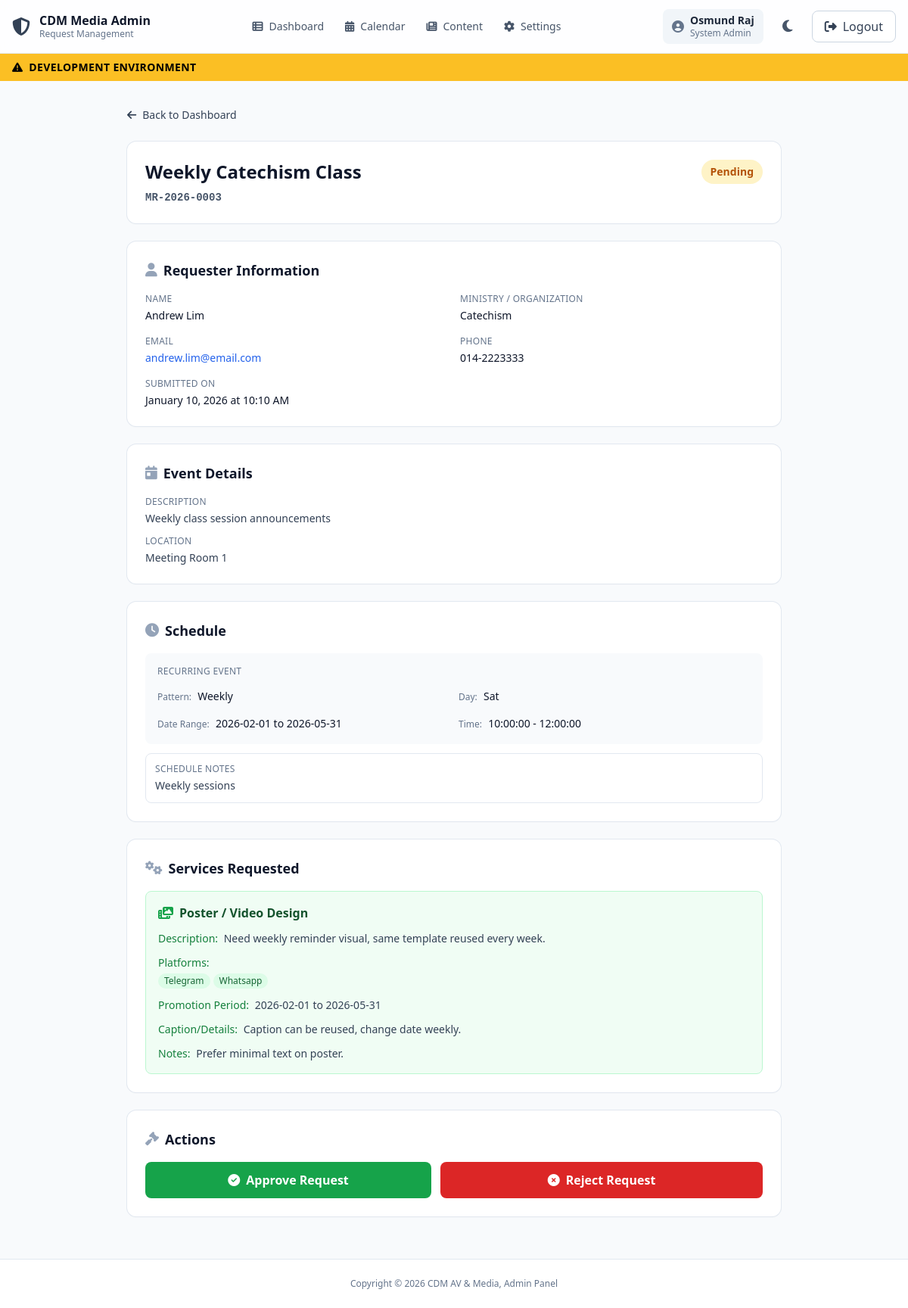
Screenshot of /apps/public-form/admin/view.php?id=3 (signed in) with the database file from the repository.
### tables this page shows
CREATE TABLE `media_requests` (
  `id` bigint unsigned NOT NULL AUTO_INCREMENT,
  `reference_no` varchar(20) NOT NULL,
  `requestor_name` varchar(150) NOT NULL,
  `ministry` varchar(150) DEFAULT NULL,
  `contact_no` varchar(50) NOT NULL,
  `email` varchar(190) NOT NULL,
  `has_required_approvals` tinyint(1) NOT NULL DEFAULT '0',
  `event_name` varchar(200) NOT NULL,
  `event_description` text,
  `event_location_note` text,
  `reference_url` text,
  `reference_note` text,
  `request_status` enum('pending','approved','rejected','in_progress','completed','cancelled') NOT NULL DEFAULT 'pending',
  `is_late` tinyint(1) NOT NULL DEFAULT '0',
  `lead_days` int DEFAULT NULL,
  `submitted_at` datetime NOT NULL DEFAULT CURRENT_TIMESTAMP,
  `created_at` datetime NOT NULL DEFAULT CURRENT_TIMESTAMP,
  `updated_at` datetime NOT NULL DEFAULT CURRENT_TIMESTAMP ON UPDATE CURRENT_TIMESTAMP,
  PRIMARY KEY (`id`),
  UNIQUE KEY `uq_requests_reference` (`reference_no`),
  KEY `idx_requests_status_date` (`request_status`,`submitted_at`),
  KEY `idx_requests_late_date` (`is_late`,`submitted_at`),
  KEY `idx_requests_email` (`email`)
);

CREATE TABLE `event_schedules` (
  `id` bigint unsigned NOT NULL AUTO_INCREMENT,
  `media_request_id` bigint unsigned NOT NULL,
  `schedule_type` enum('single','recurring','custom_list') NOT NULL,
  `start_date` date NOT NULL,
  `end_date` date DEFAULT NULL,
  `start_time` time DEFAULT NULL,
  `end_time` time DEFAULT NULL,
  `recurrence_pattern` enum('weekly','biweekly','monthly') DEFAULT NULL,
  `recurrence_days_of_week` varchar(50) DEFAULT NULL,
  `recurrence_interval` int DEFAULT NULL,
  `notes` text,
  `created_at` datetime NOT NULL DEFAULT CURRENT_TIMESTAMP,
  `updated_at` datetime NOT NULL DEFAULT CURRENT_TIMESTAMP ON UPDATE CURRENT_TIMESTAMP,
  PRIMARY KEY (`id`),
  KEY `idx_schedule_request` (`media_request_id`),
  KEY `idx_schedule_start` (`start_date`),
  CONSTRAINT `fk_event_schedules_request` FOREIGN KEY (`media_request_id`) REFERENCES `media_requests` (`id`) ON DELETE CASCADE ON UPDATE CASCADE
);

CREATE TABLE `media_details` (
  `id` bigint unsigned NOT NULL AUTO_INCREMENT,
  `media_request_id` bigint unsigned NOT NULL,
  `description` text,
  `promo_start_date` date DEFAULT NULL,
  `promo_end_date` date DEFAULT NULL,
  `caption_details` text,
  `note` text,
  `created_at` datetime NOT NULL DEFAULT CURRENT_TIMESTAMP,
  `updated_at` datetime NOT NULL DEFAULT CURRENT_TIMESTAMP ON UPDATE CURRENT_TIMESTAMP,
  PRIMARY KEY (`id`),
  UNIQUE KEY `uq_media_details_request` (`media_request_id`),
  CONSTRAINT `fk_media_details_request` FOREIGN KEY (`media_request_id`) REFERENCES `media_requests` (`id`) ON DELETE CASCADE ON UPDATE CASCADE
);

CREATE TABLE `media_platforms` (
  `id` bigint unsigned NOT NULL AUTO_INCREMENT,
  `media_request_id` bigint unsigned NOT NULL,
  `platform` enum('facebook','instagram','telegram','tiktok','youtube','whatsapp','website','other') NOT NULL,
  `platform_other_label` varchar(100) DEFAULT NULL,
  PRIMARY KEY (`id`),
  UNIQUE KEY `uq_media_platform` (`media_request_id`,`platform`),
  CONSTRAINT `fk_media_platforms_request` FOREIGN KEY (`media_request_id`) REFERENCES `media_requests` (`id`) ON DELETE CASCADE ON UPDATE CASCADE
);

### apps/public-form/admin/view.php (the view, shortened to what this page needs)
<?php
require_once __DIR__ . '/../includes/db.php';
function e(?string $s): string {
  return $s === null ? '' : htmlspecialchars($s, ENT_QUOTES, 'UTF-8');
}
$id = isset($_GET['id']) ? (int)$_GET['id'] : 0;
$stmt = $pdo->prepare("SELECT * FROM media_requests WHERE id = :id");
$stmt->execute([':id' => $id]);
$request = $stmt->fetch();
$stmt = $pdo->prepare("SELECT * FROM event_schedules WHERE media_request_id = :id");
$stmt->execute([':id' => $id]);
$schedule = $stmt->fetch();
$stmt = $pdo->prepare("SELECT type FROM request_types WHERE media_request_id = :id");
$stmt->execute([':id' => $id]);
$services = array_column($stmt->fetchAll(), 'type');
$mediaDetails = null;
$mediaPlatforms = [];
if (in_array('media', $services)) {
  $stmt = $pdo->prepare("SELECT * FROM media_details WHERE media_request_id = :id");
  $stmt->execute([':id' => $id]);
  $mediaDetails = $stmt->fetch();
  $stmt = $pdo->prepare("
    SELECT platform, platform_other_label
    FROM media_platforms
    WHERE media_request_id = :id
  ");
  $stmt->execute([':id' => $id]);
  $mediaPlatforms = $stmt->fetchAll();
}
include __DIR__ . "/partials/header.php";
?>
<main class="flex-grow mx-auto max-w-4xl px-4 py-8 w-full">
  <div class="mb-6">
    <a
      href="index.php"
      class="inline-flex items-center gap-2 text-sm font-medium text-slate-700 dark:text-slate-300 hover:text-slate-900 dark:hover:text-slate-100"
    >
      <i class="fa-solid fa-arrow-left"></i>
      Back to Dashboard
    </a>
  </div>
  <div class="mb-6 rounded-xl bg-white dark:bg-slate-800 p-6 shadow-sm ring-1 ring-slate-200 dark:ring-slate-700">
    <div class="flex flex-col sm:flex-row sm:items-start sm:justify-between gap-4">
      <div>
        <h1 class="text-2xl font-bold text-slate-900 dark:text-slate-50"><?php echo e($request['event_name']); ?></h1>
        <div class="mt-2 flex flex-wrap items-center gap-2">
          <span class="font-mono text-sm font-semibold text-slate-600 dark:text-slate-400">
            <?php echo e($request['reference_no']); ?>
          </span>
        </div>
      </div>
      <div class="flex items-center gap-3">
        <?php
        $statusColors = [
          'pending' => 'bg-amber-100 dark:bg-amber-900/30 text-amber-700 dark:text-amber-400',
          'approved' => 'bg-green-100 dark:bg-green-900/30 text-green-700 dark:text-green-400',
          'rejected' => 'bg-red-100 dark:bg-red-900/30 text-red-700 dark:text-red-400'
        ];
        $statusColor = $statusColors[$request['request_status']] ?? 'bg-slate-100 dark:bg-slate-700 text-slate-700 dark:text-slate-300';
        ?>
        <span class="inline-flex items-center rounded-full px-3 py-1.5 text-sm font-semibold <?php echo $statusColor; ?>">
          <?php echo ucfirst($request['request_status']); ?>
        </span>
      </div>
    </div>
  </div>
  <div class="mb-6 rounded-xl bg-white dark:bg-slate-800 p-6 shadow-sm ring-1 ring-slate-200 dark:ring-slate-700">
    <h2 class="mb-4 flex items-center gap-2 text-lg font-bold text-slate-900 dark:text-slate-50">
      <i class="fa-solid fa-user text-slate-400 dark:text-slate-500"></i>
      Requester Information
    </h2>
    <div class="grid gap-4 sm:grid-cols-2">
      <div>
        <div class="text-xs font-medium uppercase tracking-wide text-slate-500 dark:text-slate-400">Name</div>
        <div class="mt-1 text-sm font-medium text-slate-900 dark:text-slate-100"><?php echo e($request['requestor_name']); ?></div>
      </div>
      <div>
        <div class="text-xs font-medium uppercase tracking-wide text-slate-500 dark:text-slate-400">Ministry / Organization</div>
        <div class="mt-1 text-sm font-medium text-slate-900 dark:text-slate-100"><?php echo e($request['ministry']) ?: '-'; ?></div>
      </div>
      <div>
        <div class="text-xs font-medium uppercase tracking-wide text-slate-500 dark:text-slate-400">Email</div>
        <div class="mt-1 text-sm font-medium text-slate-900 dark:text-slate-100">
          <a href="mailto:<?php echo e($request['email']); ?>" class="text-blue-600 dark:text-blue-400 hover:underline">
            <?php echo e($request['email']); ?>
          </a>
        </div>
      </div>
      <div>
        <div class="text-xs font-medium uppercase tracking-wide text-slate-500 dark:text-slate-400">Phone</div>
        <div class="mt-1 text-sm font-medium text-slate-900 dark:text-slate-100">
          <?php echo e($request['contact_no']); ?>
        </div>
      </div>
      <div class="sm:col-span-2">
        <div class="text-xs font-medium uppercase tracking-wide text-slate-500 dark:text-slate-400">Submitted On</div>
        <div class="mt-1 text-sm font-medium text-slate-900 dark:text-slate-100">
          <?php echo date('F j, Y \a\t g:i A', strtotime($request['submitted_at'])); ?>
        </div>
      </div>
    </div>
  </div>
  <div class="mb-6 rounded-xl bg-white dark:bg-slate-800 p-6 shadow-sm ring-1 ring-slate-200 dark:ring-slate-700">
    <h2 class="mb-4 flex items-center gap-2 text-lg font-bold text-slate-900 dark:text-slate-50">
      <i class="fa-solid fa-calendar-day text-slate-400 dark:text-slate-500"></i>
      Event Details
    </h2>
    <div class="space-y-3">
      <?php if ($request['event_description']): ?>
        <div>
          <div class="text-xs font-medium uppercase tracking-wide text-slate-500 dark:text-slate-400">Description</div>
          <div class="mt-1 text-sm text-slate-700 dark:text-slate-300"><?php echo nl2br(e($request['event_description'])); ?></div>
        </div>
      <?php endif; ?>
      <?php if ($request['event_location_note']): ?>
        <div>
          <div class="text-xs font-medium uppercase tracking-wide text-slate-500 dark:text-slate-400">Location</div>
          <div class="mt-1 text-sm text-slate-700 dark:text-slate-300"><?php echo nl2br(e($request['event_location_note'])); ?></div>
        </div>
      <?php endif; ?>
    </div>
  </div>
  <?php if ($schedule): ?>
    <div class="mb-6 rounded-xl bg-white dark:bg-slate-800 p-6 shadow-sm ring-1 ring-slate-200 dark:ring-slate-700">
      <h2 class="mb-4 flex items-center gap-2 text-lg font-bold text-slate-900 dark:text-slate-50">
        <i class="fa-solid fa-clock text-slate-400 dark:text-slate-500"></i>
        Schedule
      </h2>
      <?php if ($schedule['schedule_type'] === 'recurring'): ?>
        <div class="rounded-lg bg-slate-50 dark:bg-slate-900 p-4">
          <div class="text-xs font-medium uppercase tracking-wide text-slate-500 dark:text-slate-400 mb-3">Recurring Event</div>
          <div class="grid gap-3 sm:grid-cols-2">
            <div>
              <span class="text-xs text-slate-500 dark:text-slate-400">Pattern:</span>
              <span class="ml-1 text-sm font-medium text-slate-900 dark:text-slate-100"><?php echo ucfirst(e($schedule['recurrence_pattern'])); ?></span>
            </div>
            <div>
              <span class="text-xs text-slate-500 dark:text-slate-400">Day:</span>
              <span class="ml-1 text-sm font-medium text-slate-900 dark:text-slate-100"><?php echo e($schedule['recurrence_days_of_week']); ?></span>
            </div>
            <div>
              <span class="text-xs text-slate-500 dark:text-slate-400">Date Range:</span>
              <span class="ml-1 text-sm font-medium text-slate-900 dark:text-slate-100">
                <?php echo e($schedule['start_date']) . ' to ' . e($schedule['end_date']); ?>
              </span>
            </div>
            <div>
              <span class="text-xs text-slate-500 dark:text-slate-400">Time:</span>
              <span class="ml-1 text-sm font-medium text-slate-900 dark:text-slate-100">
                <?php echo e($schedule['start_time']) . ' - ' . e($schedule['end_time']); ?>
              </span>
            </div>
          </div>
        </div>
      <?php endif; ?>
      <?php if ($schedule['notes']): ?>
        <div class="mt-3 rounded-lg border border-slate-200 dark:border-slate-700 bg-white dark:bg-slate-800 p-3">
          <div class="text-xs font-medium uppercase tracking-wide text-slate-500 dark:text-slate-400 mb-1">Schedule Notes</div>
          <div class="text-sm text-slate-700 dark:text-slate-300"><?php echo nl2br(e($schedule['notes'])); ?></div>
        </div>
      <?php endif; ?>
    </div>
  <?php endif; ?>
  <div class="mb-6 rounded-xl bg-white dark:bg-slate-800 p-6 shadow-sm ring-1 ring-slate-200 dark:ring-slate-700">
    <h2 class="mb-4 flex items-center gap-2 text-lg font-bold text-slate-900 dark:text-slate-50">
      <i class="fa-solid fa-cogs text-slate-400 dark:text-slate-500"></i>
      Services Requested
    </h2>
    <div class="space-y-4">
      <?php if (in_array('media', $services) && $mediaDetails): ?>
        <div class="rounded-lg border border-green-200 dark:border-green-800 bg-green-50 dark:bg-green-900/30 p-4">
          <div class="flex items-center gap-2 mb-3">
            <i class="fa-solid fa-photo-film text-green-600 dark:text-green-400"></i>
            <span class="font-semibold text-green-900 dark:text-green-300">Poster / Video Design</span>
          </div>
          <div class="space-y-3 text-sm">
            <?php if ($mediaDetails['description']): ?>
              <div>
                <span class="text-green-700 dark:text-green-400">Description:</span>
                <span class="ml-1 text-slate-700 dark:text-slate-300"><?php echo nl2br(e($mediaDetails['description'])); ?></span>
              </div>
            <?php endif; ?>
            <?php if (!empty($mediaPlatforms)): ?>
              <div>
                <span class="text-green-700 dark:text-green-400">Platforms:</span>
                <div class="mt-1 flex flex-wrap gap-1">
                  <?php foreach ($mediaPlatforms as $platform): ?>
                    <span class="inline-flex items-center rounded-full bg-green-100 dark:bg-green-900/50 px-2 py-0.5 text-xs font-medium text-green-800 dark:text-green-300">
                      <?php
                      echo ucfirst($platform['platform']);
                      ?>
                    </span>
                  <?php endforeach; ?>
                </div>
              </div>
            <?php endif; ?>
            <?php if ($mediaDetails['promo_start_date'] || $mediaDetails['promo_end_date']): ?>
              <div>
                <span class="text-green-700 dark:text-green-400">Promotion Period:</span>
                <span class="ml-1 text-slate-700 dark:text-slate-300">
                  <?php echo ($mediaDetails['promo_start_date'] ?: '-') . ' to ' . ($mediaDetails['promo_end_date'] ?: '-'); ?>
                </span>
              </div>
            <?php endif; ?>
            <?php if ($mediaDetails['caption_details']): ?>
              <div>
                <span class="text-green-700 dark:text-green-400">Caption/Details:</span>
                <span class="ml-1 text-slate-700 dark:text-slate-300"><?php echo nl2br(e($mediaDetails['caption_details'])); ?></span>
              </div>
            <?php endif; ?>
            <?php if ($mediaDetails['note']): ?>
              <div>
                <span class="text-green-700 dark:text-green-400">Notes:</span>
                <span class="ml-1 text-slate-700 dark:text-slate-300"><?php echo nl2br(e($mediaDetails['note'])); ?></span>
              </div>
            <?php endif; ?>
          </div>
        </div>
      <?php endif; ?>
    </div>
  </div>
  <?php if ($request['request_status'] === 'pending'): ?>
    <div class="mb-6 rounded-xl bg-white dark:bg-slate-800 p-6 shadow-sm ring-1 ring-slate-200 dark:ring-slate-700" x-data="{ showRejectModal: false }">
      <h2 class="mb-4 flex items-center gap-2 text-lg font-bold text-slate-900 dark:text-slate-50">
        <i class="fa-solid fa-gavel text-slate-400 dark:text-slate-500"></i>
        Actions
      </h2>
      <div class="flex flex-col sm:flex-row gap-3">
        <form method="POST" action="actions/approve.php" class="flex-1">
          <button
            type="submit"
            class="w-full inline-flex items-center justify-center gap-2 rounded-lg bg-green-600 dark:bg-green-500 px-6 py-3 font-semibold text-white hover:bg-green-700 dark:hover:bg-green-600 transition-colors"
            onclick="return confirm('Are you sure you want to approve this request?');"
          >
            <i class="fa-solid fa-check-circle"></i>
            Approve Request
          </button>
        </form>
        <button
          type="button"
          @click="showRejectModal = true"
          class="flex-1 inline-flex items-center justify-center gap-2 rounded-lg bg-red-600 dark:bg-red-500 px-6 py-3 font-semibold text-white hover:bg-red-700 dark:hover:bg-red-600 transition-colors"
        >
          <i class="fa-solid fa-times-circle"></i>
          Reject Request
        </button>
      </div>
    </div>
  <?php endif; ?>
</main>
<?php include __DIR__ . "/partials/footer.php"; ?>

### rows the page displays
media_requests: event_name "Weekly Catechism Class", reference_no "MR-2026-0003", request_status "Pending", requestor_name "Andrew Lim", ministry "Catechism", email "andrew.lim@email.com", contact_no "014-2223333", submitted_at "January 10, 2026 at 10:10 AM", event_description "Weekly class session announcements", event_location_note "Meeting Room 1"
event_schedules: recurrence_pattern "Weekly", recurrence_days_of_week "Sat", start_date "2026-02-01", end_date "2026-05-31", start_time "10:00:00", end_time "12:00:00", notes "Weekly sessions"
media_details: description "Need weekly reminder visual, same template reused every week.", promo_start_date "2026-02-01", promo_end_date "2026-05-31", caption_details "Caption can be reused, change date weekly.", note "Prefer minimal text on poster."
media_platforms: platform "Telegram"
media_platforms: platform "Whatsapp"

### other values shown
$nav['label'] "Dashboard"
$nav['label'] "Calendar"
$nav['label'] "Content"
$nav['label'] "Settings"
$_currentUser['name'] "Osmund Raj"
role_label($_currentUser['role']) "System Admin"
